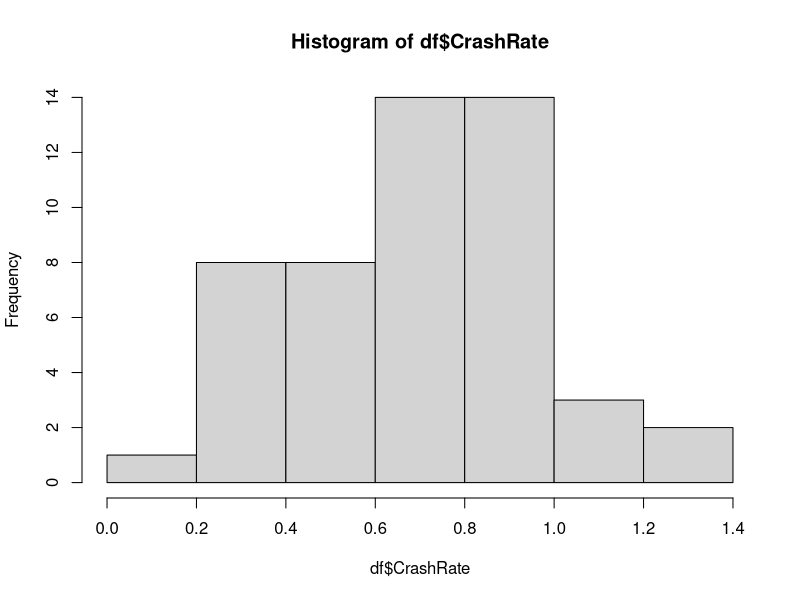
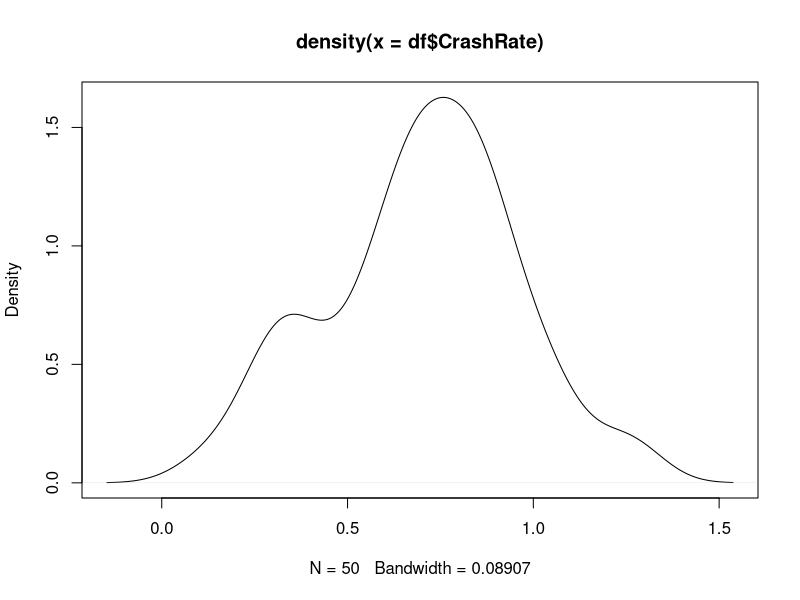

The R script that drew these images, in order:
## ---- chunk 1
df <- c(0.3, 0.91, 0.69, 0.57, 0.28, 0.86, 0.68, 0.36, 0.83, 0.88, 
0.76, 0.85, 1.05, 0.7, 0.83, 0.76, 0.51, 0.6, 0.8, 0.71, 1.24, 
1.09, 0.23, 0.67, 0.97, 0.97, 0.37, 0.31, 0.76, 0.63, 0.91, 0.97, 
0.4, 0.59, 1.05, 0.57, 0.12, 0.69, 0.86, 0.7, 0.6, 0.69, 0.51, 
0.72, 1.27, 0.82, 0.43, 0.86, 0.32, 0.83)

df <- data.frame(df)
colnames(df) <- "CrashRate"
df
## ---- chunk 2
hist(df$CrashRate)
plot(density(df$CrashRate)) # plots the results
## ---- chunk 3
mean_pop <- 0.5 # μέσο όρο πληθυσμού
sd_pop <- 0.1 #τυπική απόκλιση πληθυσμού
mean_sample <- mean(df$CrashRate) # 0.7016
sd_sample <-sd(df$CrashRate) # 0.2579619
N <- length(df$CrashRate) # 50
## ---- chunk 4
alpha <- 0.05
## ---- chunk 5
Z.critical <- qnorm(1-(0.05/2))

Z.critical
## ---- chunk 6
z_obtained<-(mean_sample-mean_pop)/sd_pop*sqrt(N)
z_obtained
## ---- chunk 7
Z.critical <- qnorm(0.05, lower.tail = F)
